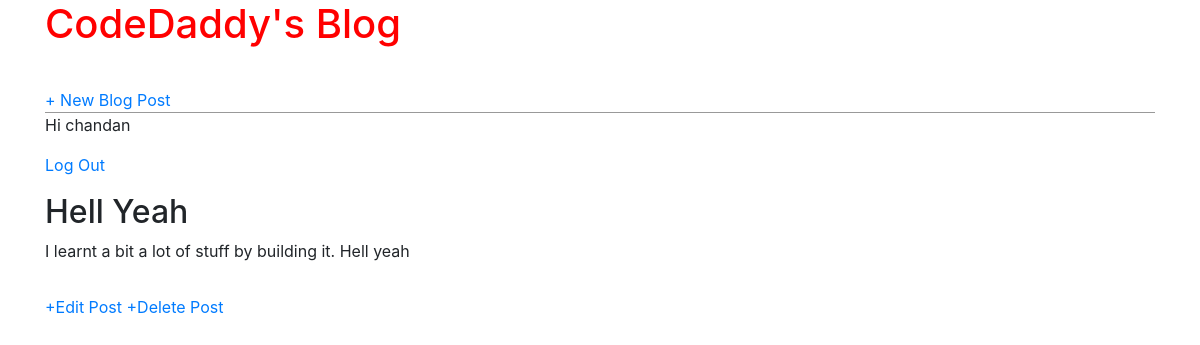
Screenshot of /post/3/ (signed in) with the database file from the repository.
### blog/models.py (models this page shows, shortened)
class Post(models.Model):
    title = models.CharField(max_length=200)         # database fields
    author = models.ForeignKey(
        'auth.User',
        on_delete=models.CASCADE,
    )
    body = models.TextField()

### blog/views.py (the view)
# urls.py: path('post/<int:pk>/', BlogDetailview.as_view(), name='post_detail'),
class BlogDetailview(DetailView):
    model = Post
    template_name = 'post_detail.html'
    context_object_name = 'rex'

### Templates/post_detail.html
{% extends 'base.html' %}
{% block content %}
<div class="post-entry">
    <h2>{{rex.title}}</h2>
    <p>{{rex.body}}</p>
</div>
<a href="{% url 'post_edit' rex.pk %}">+Edit Post</a>
<a href="{% url 'post_delete' rex.pk %}">+Delete Post</a>
{% endblock content %}

### Templates/base.html (shortened to what this page needs)
<!DOCTYPE html>
{% load static %}
<html lang="en">
<head>
    <link href="{% static 'css/base.css' %}" rel="stylesheet">
    <link rel="stylesheet" href="https://stackpath.bootstrapcdn.com/bootstrap/4.4.1/css/bootstrap.min.css">
</head>
<body>
<div class="container">
    <header>
        <div class="nav-left">
                <h1><a href="{% url 'home' %}">CodeDaddy's Blog</a></h1>
        </div>
        <div class="nav-right">
            <a href="{% url 'post_new' %}">+ New Blog Post</a>
        </div>
    </header>
    {% if user.is_authenticated %}
        <p>Hi {{user.username}}</p>
        <p><a href="{% url 'logout' %}">Log Out</a></p>
    {% else %}
        <p>You are not logged in</p>
        <p><a href="{% url 'login' %}">Log In</a></p>
    {% endif %}
    {% block content %}
    {% endblock content %}
</div>
</body>
</html>

### static/css/base.css (style rules this page uses)
body { font-family: 'Source Sans Pro', sans-serif; font-size: 14px; }
header { border-bottom: 1.5px solid #999 }
header h1 a { color: red; }
.nav-left { margin-right: auto; }
.nav-right { display: flex; padding-top: 2rem; }
.post-entry { margin-bottom: 2rem; }
.post-entry h2 { margin: 0.5rem 0; }
.post-entry p { margin: 0; font-weight: 400; }

### rows the page displays
Post: title "Hell Yeah", body "I learnt a bit a lot of stuff by building it. Hell yeah"

### other values shown
{{ user.username }} "chandan"
